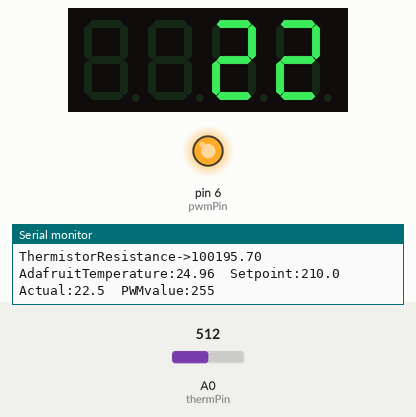
The sketch below on a simulated Arduino Uno, built with avr-gcc and run on an emulated ATmega328P. Parts: 4-digit seven-segment display, output pins drawn as LEDs (lit = HIGH), the last lines printed to the serial monitor. The test bench sets the inputs (shaded band); at power-on: A0 (thermPin) = 512.

Above: at 1.2 s.
1.3 s: A0 (thermPin) set to 775
At 2.7 s:
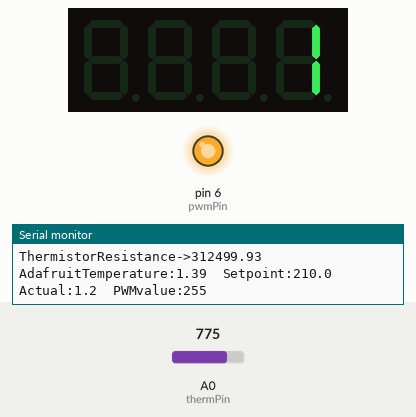
3.0 s: A0 (thermPin) set to 799
4.9 s: A0 (thermPin) set to 1012
At 5.6 s:
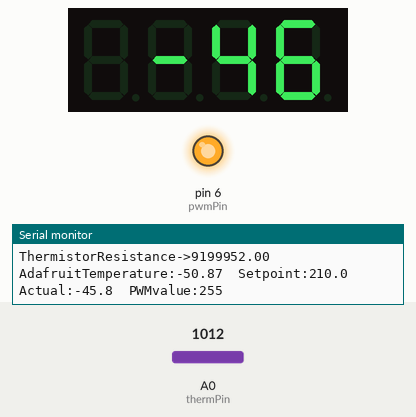
6.7 s: A0 (thermPin) set to 1023
At 8.4 s:
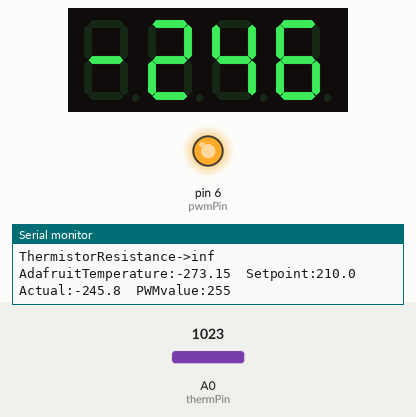
Timing chart, 0 to 9.5 s (numbered marks = the images above; inputs shaded):
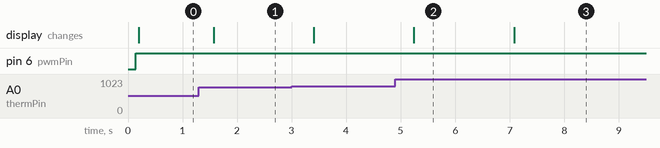

Measured:
- after the input at 1.3 s, the display: changes after 0.27 s (image 1)
- after the input at 4.9 s, the display: changes after 0.34 s (image 2)
- after the input at 6.7 s, the display: changes after 0.38 s (image 3)

The sketch:

ardFilaSplice.ino
```cpp
/*
  String programName = "ardFilaSplice";
  String date = "20201226";
  String author = "Jon Sagebrand";
  String email = "jonsagebrand@gmail.com";
*/

/*******************************
  TM1637 4 x 7-segment display
*******************************/
#include <Arduino.h>
#include <TM1637TinyDisplay.h> //
const int CLK = 8;
const int DIO = 9;
TM1637TinyDisplay display(CLK, DIO);

uint8_t data[] = { 0x00, 0x00, 0x00, 0x00 };


/*******************************
  Pins
*******************************/
const int pwmPin = 6; // pin that controls the MOSFET
const int thermPin = A0; // pin connected to the thermistor


/*******************************
  Temperatures and thermistor
*******************************/
float setPoint = 210;
const float seriesResistor = 100000.0; //4700.0;

const float thermistorNominal = 100000.0; // resistance at 25 degrees C
const float nominalTemperature = 25.0; // temp. for nominal resistance (almost always 25 C)
const float betaCoefficient = 3950.0; // the beta coefficient of the thermistor (usually 3000-4000)
const int numSamples = 10; // how many samples to take and average, more takes longer but is more 'smooth'
int samples[numSamples];

const float tempOffset = 0;
const float tempFactor = 0.90;

float steinhart;
uint8_t i;
float average;


/*******************************
  Plot
*******************************/
const boolean plot = true; // if true, serial output is only values that can be plotted by the Serial Plotter


/*******************************
  PID
*******************************/
float actualTemp = 0.0; // the measured temperature
float PIDerror = 0; // the deviation from setpoint
float previousPIDerror = 0;
float elapsedTime;
float Time;
float prevTime;
int PIDvalue = 0;

//PID constants
//
const int kp = 7.5; //15; //7.5; //23.12; //9.1;
const int ki = 0.99; //0.3 //0.99; //1.72; //0.3;
const int kd = 0.1; //0 //0.1; //77.65; //1.8;

int PIDp = 0;
int PIDi = 0;
int PIDd = 0;


void setup() {
  /*******************************
    External AREF
  *******************************/
  //analogReference(EXTERNAL); // connect AREF to 3.3V and use that as VCC, less noisy!

  /*******************************
    Start serial
  *******************************/
  Serial.begin(9600);

  /*******************************
    In- and outputs
  *******************************/
  pinMode(pwmPin, OUTPUT); // this is the output pin for the MOSFET controoling the heater

  /*******************************
    PID setup
  *******************************/
  //TCCR2B = TCCR2B & B11111000 | 0x03;    // set pin 3 and 11 PWM frequency to 980.39 Hz, this is the default for D5 and D6
  Time = millis();

  display.clear();
  display.setBrightness(BRIGHT_HIGH);

}


void loop() {

  /*******************************
    Adafruit read temperature
  *******************************/

  steinhart = readTemp();

  actualTemp = (steinhart + tempOffset) * tempFactor;


  /*******************************
    PID control
  *******************************/
  PIDvalue = doPID();

  analogWrite(pwmPin, PIDvalue); // write the PWM signal to the mosfet
  previousPIDerror = PIDerror; // store the previous error for next loop.


  /*******************************
    Visual output
  *******************************/
  if (plot) {
    Serial.print("ThermistorResistance->");
    Serial.print(average);

    /*
    Serial.print("\tPIDp:");
    Serial.print(PIDp);
    Serial.print("\tPIDi:");
    Serial.print(PIDi);
    Serial.print("\tPIDd:");
    Serial.print(PIDd);
    */

    Serial.print("\tAdafruitTemperature:");
    Serial.print(steinhart);
    Serial.print("\tSetpoint:");
    Serial.print(setPoint, 1);
    Serial.print("\tActual:");
    Serial.print(actualTemp, 1);
    Serial.print("\tPWMvalue:");
    Serial.println(PIDvalue);
  } else {
    Serial.print("Setpoint: ");
    Serial.print(setPoint, 1);
    Serial.print(", \tActual: ");
    Serial.print(actualTemp, 1);
    Serial.print(", \tPWM value: ");
    Serial.println(255 - PIDvalue);
  }

  display.showNumber(actualTemp, 0);

  delay(300);

}

float readTemp() {

  for (i = 0; i < numSamples; i++) { // take N samples in a row, with a slight delay
    samples[i] = analogRead(thermPin);
    delay(10);
  }

  average = 0;  // average all the samples out
  for (i = 0; i < numSamples; i++) {
    average += samples[i];
  }
  average /= numSamples;

  average = (1023 / average)  - 1;     // (1023/ADC - 1)
  average = seriesResistor / average;  // 100K / (1023/ADC - 1)

  steinhart = average / thermistorNominal;     // (R/Ro)
  steinhart = log(steinhart);                  // ln(R/Ro)
  steinhart /= betaCoefficient;                   // 1/B * ln(R/Ro)
  steinhart += 1.0 / (nominalTemperature + 273.15); // + (1/To)
  steinhart = 1.0 / steinhart;                 // Invert
  steinhart -= 273.15;                         // convert absolute

  return steinhart;

}

int doPID() {

  PIDerror = setPoint - actualTemp; // calculate the error between the setpoint and the real value
  PIDp = kp * PIDerror; // calculate the P value
  if (-3 < PIDerror < 3) { // calculate the I value in a range on +-3
    PIDi = PIDi + (ki * PIDerror);
  }

  prevTime = Time; // for derivative we need real time to calculate speed change rate, the previous time is stored before the actual time read
  Time = millis(); // actual time read
  elapsedTime = (Time - prevTime) / 1000;
  PIDd = kd * ((PIDerror - previousPIDerror) / elapsedTime); // calculate the D value
  PIDvalue = PIDp + PIDi + PIDd; // total PID value is the sum of P + I + D

  if (PIDvalue < 0) { // define PWM range between 0 and 255
    PIDvalue = 0;
  }
  if (PIDvalue > 255) {
    PIDvalue = 255;
  }

  return PIDvalue;

}
```
